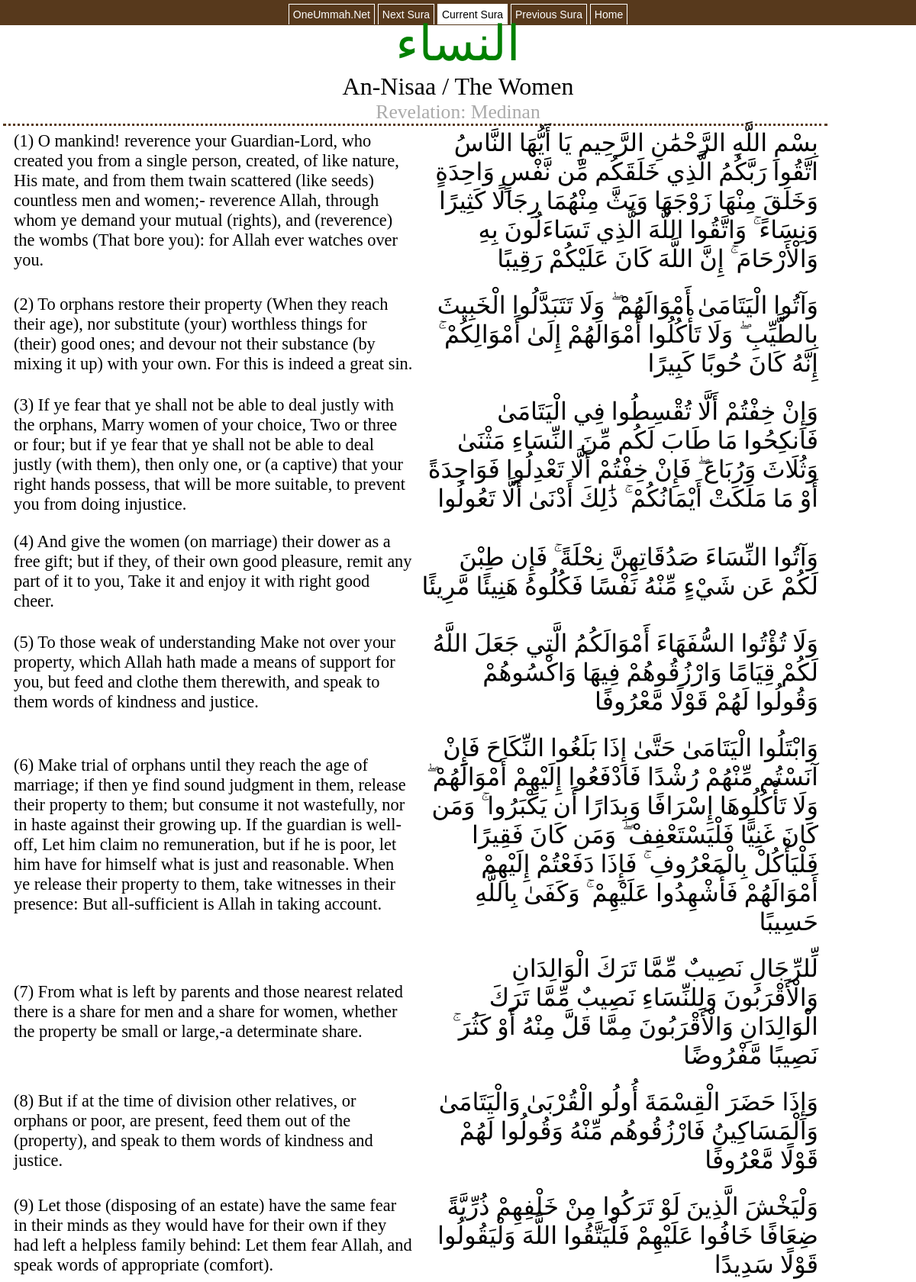
Screenshot of /book/index.php?suranumber=4 (upper part) with the database file from the repository.
### tables this page shows
CREATE TABLE `metadata` (
  `suranum` int(11) NOT NULL AUTO_INCREMENT,
  `ayas` int(11) DEFAULT NULL,
  `name` text,
  `tname` text,
  `ename` text,
  `type` text,
  PRIMARY KEY (`suranum`)
);

CREATE TABLE `quran_text` (
  `index` int(4) NOT NULL AUTO_INCREMENT,
  `sura` int(3) NOT NULL DEFAULT '0',
  `aya` int(3) NOT NULL DEFAULT '0',
  `text` text NOT NULL,
  PRIMARY KEY (`index`)
);

CREATE TABLE `Quran` (
  `ID` int(11) NOT NULL AUTO_INCREMENT,
  `DatabaseID` smallint(6) NOT NULL,
  `SuraID` int(11) NOT NULL,
  `VerseID` int(11) NOT NULL,
  `AyahText` text NOT NULL,
  PRIMARY KEY (`ID`)
);

### book/index.php (the view, shortened to what this page needs)
<!DOCTYPE html PUBLIC "-//W3C//DTD XHTML 1.0 Transitional//EN" "http://www.w3.org/TR/xhtml1/DTD/xhtml1-transitional.dtd">
<html xmlns="http://www.w3.org/1999/xhtml" dir="rtl">
<head>
	<link href="styles/arabic-style.css" type="text/css" rel="stylesheet" />
</head>
<body>
<div id="container">
<?php
$s1 = $_GET['suranumber'];
?>
<div id="header">
<div id="navcontainer">
<ul id="navlist">
<li><a href="http://www.oneummah.net/quran/">Home</a></li>
<li><a href="<?php $previous = $s1 - 1; print $previous ?>.html">Previous Sura</a></li>
<li id="active"><a href="#" id="current">Current Sura</a></li>
<li><a href="<?php $next = $s1 + 1; print $next ?>.html">Next Sura</a></li>
<li><a href="http://www.oneummah.net">OneUmmah.Net</a></li>
</ul>
</div>
</div>
<?php
include("metadata.php");
echo "<table class='qurantext'>";
$result = mysql_query("SELECT * FROM quran_text, Quran WHERE sura='$s1' AND SuraID='$s1' AND VerseID=aya");
while($row = mysql_fetch_array($result))
  {
  echo "<tr class='verserows'>";
  echo "<td class='column1'>";
  echo $row['text'];
  echo "</td><td class='column2'>";
  echo " (";
  echo $row['VerseID'];
  echo ") ";
  echo $row['AyahText'];
  echo "</td></tr>";
  }
echo "</table>";
?>
</body>
</html>

### book/metadata.php (shortened to what this page needs)
<?php
$s1 = $_GET['suranumber'];
$result = mysql_query("SELECT * FROM metadata WHERE suranum='$s1'");
while($row = mysql_fetch_array($result))
  {
  echo "<div class='header'>";
  echo "<span class='atitle'>";
  echo $row['name'];
  echo "</span>";
  echo "<br />";
  echo "<span class='ttitle'>";
  echo $row['tname'];
  echo " / </span>";
  echo "<span class='etitle'>";
  echo $row['ename'];
  echo "</span><br />";
  echo "<span class='revelation'>";
  echo "Revelation: ";
  echo $row['type'];
  echo "</span>";
  echo "</div>";
  }
?>

### book/styles/arabic-style.css (style rules this page uses)
body { font-size: 2em; margin: 0; padding: 0; }
a:link { color: #57391C; }
#container { padding: 0; margin: 0; }
#header { background-color: #57391C; height: 20px; width: 100%; margin-left: 0; margin-right: 0; padding: 0; }
#navcontainer ul { text-align: center; padding-bottom: 5px; padding-top: 10px; padding-left: 0; padding-right: 0; margin-top: 0; margin-left: 0; background-color: #57391C; color: white; width: 100%; font-family: Tahoma, Verdana,sans-serif; font-size: 14px; line-height: 18px; }
#navcontainer ul li { display: inline; padding-left: 0; padding-right: 0; padding-bottom: 5px; padding-top: 5px; margin: 0; }
#navcontainer ul li a { padding-left: 5px; padding-right: 5px; padding-bottom: 5px; padding-top: 5px; color: white; text-decoration: none; border-right: 1px solid #fff; border-left: 1px solid #fff; border-top: 1px solid #fff; }
#navcontainer #active a { background: white; color: black; }
.qurantext { margin: 0 4px 0 4px; width: 90%; height: 100%; min-height: 100%; border-top: 3px dotted #57391C; padding: 0; float: left; }
.column1 { width: 50%; padding-right: 12px; padding-bottom: 20px; padding-right: 10px; margin-right: 10px; font-family: Scheherazade; }
.column2 { direction: ltr; font-size: 0.7em; width: 50%; padding-bottom: 20px; padding-left: 12px; }
.atitle { font-family: Scheherazade, serif; font-size: 2em; color: green; margin: 0; padding: 0; }
.ttitle { font-family: Georgia, serif; font-size: 1.0em; color: black; margin: 0; padding: 0; }
.etitle { font-family: Georgia, serif; font-size: 1.0em; color: black; margin: 0; padding: 0; }
.revelation { font-family: Georgia, serif; font-size: 0.8em; color: #aaa; }
.verserows { padding-bottom: 8px; margin-bottom: 8px; }
.header { font-family: Scheherazade, serif; text-align: center; margin-left: auto; margin-right: auto; padding: 0; }

### rows the page displays
metadata: name "النساء", tname "An-Nisaa", ename "The Women", type "Medinan"
quran_text: text "بِسْمِ اللَّهِ الرَّحْمَٰنِ الرَّحِيمِ يَا أَيُّهَا النَّاسُ اتَّقُوا رَبَّكُمُ الَّذِي خَلَقَكُم مِّن نَّفْسٍ وَاحِدَةٍ وَخَلَقَ مِنْهَا زَوْجَهَا وَبَثَّ مِنْهُمَا رِجَالًا كَثِيرًا وَنِسَاءً ۚ وَاتَّقُوا اللَّهَ الَّذِي تَسَاءَلُونَ بِهِ وَالْأَرْحَامَ ۚ إِنَّ اللَّهَ كَانَ عَلَيْكُمْ رَقِيبًا", quran.VerseID "1", quran.AyahText "O mankind! reverence your Guardian-Lord, who created you from a single person, created, of like nature, His mate, and from them twain scattered (like seeds) countless men and women;- reverence Allah, through whom ye demand your mutual (rights), and (reverence) the wombs (That bore you): for Allah ever watches over you."
quran_text: text "وَآتُوا الْيَتَامَىٰ أَمْوَالَهُمْ ۖ وَلَا تَتَبَدَّلُوا الْخَبِيثَ بِالطَّيِّبِ ۖ وَلَا تَأْكُلُوا أَمْوَالَهُمْ إِلَىٰ أَمْوَالِكُمْ ۚ إِنَّهُ كَانَ حُوبًا كَبِيرًا", quran.VerseID "2", quran.AyahText "To orphans restore their property (When they reach their age), nor substitute (your) worthless things for (their) good ones; and devour not their substance (by mixing it up) with your own. For this is indeed a great sin."
quran_text: text "وَإِنْ خِفْتُمْ أَلَّا تُقْسِطُوا فِي الْيَتَامَىٰ فَانكِحُوا مَا طَابَ لَكُم مِّنَ النِّسَاءِ مَثْنَىٰ وَثُلَاثَ وَرُبَاعَ ۖ فَإِنْ خِفْتُمْ أَلَّا تَعْدِلُوا فَوَاحِدَةً أَوْ مَا مَلَكَتْ أَيْمَانُكُمْ ۚ ذَٰلِكَ أَدْنَىٰ أَلَّا تَعُولُوا", quran.VerseID "3", quran.AyahText "If ye fear that ye shall not be able to deal justly with the orphans, Marry women of your choice, Two or three or four; but if ye fear that ye shall not be able to deal justly (with them), then only one, or (a captive) that your right hands possess, that will be more suitable, to prevent you from doing injustice."
quran_text: text "وَآتُوا النِّسَاءَ صَدُقَاتِهِنَّ نِحْلَةً ۚ فَإِن طِبْنَ لَكُمْ عَن شَيْءٍ مِّنْهُ نَفْسًا فَكُلُوهُ هَنِيئًا مَّرِيئًا", quran.VerseID "4", quran.AyahText "And give the women (on marriage) their dower as a free gift; but if they, of their own good pleasure, remit any part of it to you, Take it and enjoy it with right good cheer."
quran_text: text "وَلَا تُؤْتُوا السُّفَهَاءَ أَمْوَالَكُمُ الَّتِي جَعَلَ اللَّهُ لَكُمْ قِيَامًا وَارْزُقُوهُمْ فِيهَا وَاكْسُوهُمْ وَقُولُوا لَهُمْ قَوْلًا مَّعْرُوفًا", quran.VerseID "5", quran.AyahText "To those weak of understanding Make not over your property, which Allah hath made a means of support for you, but feed and clothe them therewith, and speak to them words of kindness and justice."
quran_text: text "وَابْتَلُوا الْيَتَامَىٰ حَتَّىٰ إِذَا بَلَغُوا النِّكَاحَ فَإِنْ آنَسْتُم مِّنْهُمْ رُشْدًا فَادْفَعُوا إِلَيْهِمْ أَمْوَالَهُمْ ۖ وَلَا تَأْكُلُوهَا إِسْرَافًا وَبِدَارًا أَن يَكْبَرُوا ۚ وَمَن كَانَ غَنِيًّا فَلْيَسْتَعْفِفْ ۖ وَمَن كَانَ فَقِيرًا فَلْيَأْكُلْ بِالْمَعْرُوفِ ۚ فَإِذَا دَفَعْتُمْ إِلَيْهِمْ أَمْوَالَهُمْ فَأَشْهِدُوا عَلَيْهِمْ ۚ وَكَفَىٰ بِاللَّهِ حَسِيبًا", quran.VerseID "6", quran.AyahText "Make trial of orphans until they reach the age of marriage; if then ye find sound judgment in them, release their property to them; but consume it not wastefully, nor in haste against their growing up. If the guardian is well-off, Let him claim no remuneration, but if he is poor, let him have for himself what is just and reasonable. When ye release their property to them, take witnesses in their presence: But all-sufficient is Allah in taking account."
quran_text: text "لِّلرِّجَالِ نَصِيبٌ مِّمَّا تَرَكَ الْوَالِدَانِ وَالْأَقْرَبُونَ وَلِلنِّسَاءِ نَصِيبٌ مِّمَّا تَرَكَ الْوَالِدَانِ وَالْأَقْرَبُونَ مِمَّا قَلَّ مِنْهُ أَوْ كَثُرَ ۚ نَصِيبًا مَّفْرُوضًا", quran.VerseID "7", quran.AyahText "From what is left by parents and those nearest related there is a share for men and a share for women, whether the property be small or large,-a determinate share."
quran_text: text "وَإِذَا حَضَرَ الْقِسْمَةَ أُولُو الْقُرْبَىٰ وَالْيَتَامَىٰ وَالْمَسَاكِينُ فَارْزُقُوهُم مِّنْهُ وَقُولُوا لَهُمْ قَوْلًا مَّعْرُوفًا", quran.VerseID "8", quran.AyahText "But if at the time of division other relatives, or orphans or poor, are present, feed them out of the (property), and speak to them words of kindness and justice."
quran_text: text "وَلْيَخْشَ الَّذِينَ لَوْ تَرَكُوا مِنْ خَلْفِهِمْ ذُرِّيَّةً ضِعَافًا خَافُوا عَلَيْهِمْ فَلْيَتَّقُوا اللَّهَ وَلْيَقُولُوا قَوْلًا سَدِيدًا", quran.VerseID "9", quran.AyahText "Let those (disposing of an estate) have the same fear in their minds as they would have for their own if they had left a helpless family behind: Let them fear Allah, and speak words of appropriate (comfort)."
